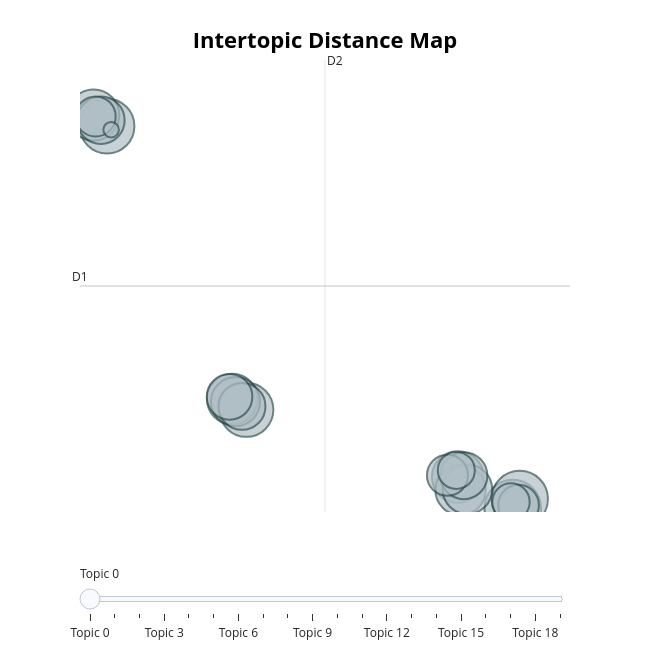

Notebook cell for this chart:
### Markdown cell above
Intertopic Distance Map

### Code cell
fig_intertopic = topic_model.visualize_topics()
fig_intertopic.show()

### Figure 1 — Plotly figure (JSON) as saved in the notebook; plotly's stock layout.template omitted (floating-point values rounded to 4 significant figures)
{"data": [{"customdata": [[0, "lemot | update | update lemot | versi | lemot update", 558], [1, "merah | indikator | lampu | hijau | indikator merah", 553], [2, "qris | gagal saldo | qris gagal | transaksi qris | gagal", 521], [3, "mobile | bca mobile | video call | call | video", 508], [4, "sim | verifikasi | verifikasi ulang | ulang | sms", 465], [5, "nama | cari | manual | scroll | search", 457], [6, "uang | tarik | bank | atm | asuransi", 450], [7, "dibuka | buka | aksesibilitas | aplikasinya | close", 441], [8, "login | mbanking | install | centang | download", 429], [9, "prioritas | nasabah | abrik | nasabah prioritas | privasi", 421], [10, "dana | saldo | masuk | gopay | uang", 393], [11, "pulsa | sms | pulsa habis | habis | aktivasi", 386], [12, "atm | ribet | banking | cabang | registrasi", 385], [13, "potongan | admin | ribu | biaya | mutasi", 363], [14, "wajah | verifikasi wajah | verifikasi | wajah gagal | muka", 294], [15, "wifi | pakai wifi | jaringan | koneksi | sinyal", 288], [16, "silakan ulangi | silakan | transaksi diproses | transfer | ulangi", 280], [17, "pemeliharaan | maintenance | jam | malam | pemeliharaan sistem", 244], [18, "otp | kode otp | kode | otp nya | otp masuk", 239], [19, "flazz | top up | up flazz | top | up", 42]], "hovertemplate": "<b>Topic %{customdata[0]}</b><br>%{customdata[1]}<br>Size: %{customdata[2]}", "legendgroup": "", "marker": {"color": "#B0BEC5", "line": {"color": "DarkSlateGrey", "width": 2}, "size": [558, 553, 521, 508, 465, 457, 450, 441, 429, 421, 393, 386, 385, 363, 294, 288, 280, 244, 239, 42], "sizemode": "area", "sizeref": 0.3488, "symbol": "circle"}, "mode": "markers", "name": "", "orientation": "v", "showlegend": false, "type": "scatter", "x": [16.55, 16.9, -3.913, 3.113, 13.77, -4.59, 2.406, 13.91, 14.26, 2.565, -4.225, 14.08, 2.889, 2.264, 13.25, 16.84, -4.49, 16.46, 13.7, -3.708], "xaxis": "x", "y": [-1.672, -1.085, 22.74, 4.607, 0.3099, 23.45, 5.297, -0.5129, -0.4665, 5.137, 23.12, 0.3987, 4.83, 5.439, 0.4245, -1.484, 23.36, -1.276, 0.7355, 22.52], "yaxis": "y"}], "layout": {"annotations": [{"showarrow": false, "text": "D1", "x": -5.278, "y": 12.52, "yshift": 10}, {"showarrow": false, "text": "D2", "x": 7.077, "xshift": 10, "y": 26.97}], "height": 650, "hoverlabel": {"bgcolor": "white", "font": {"family": "Rockwell", "size": 16}}, "legend": {"itemsizing": "constant", "tracegroupgap": 0}, "margin": {"t": 60}, "shapes": [{"line": {"color": "#CFD8DC", "width": 2}, "type": "line", "x0": 7.077, "x1": 7.077, "y0": -1.922, "y1": 26.97}, {"line": {"color": "#9E9E9E", "width": 2}, "type": "line", "x0": -5.278, "x1": 19.43, "y0": 12.52, "y1": 12.52}], "sliders": [{"active": 0, "pad": {"t": 50}, "steps": [{"args": [{"marker.color": [["red", "#B0BEC5", "#B0BEC5", "#B0BEC5", "#B0BEC5", "#B0BEC5", "#B0BEC5", "#B0BEC5", "#B0BEC5", "#B0BEC5", "#B0BEC5", "#B0BEC5", "#B0BEC5", "#B0BEC5", "#B0BEC5", "#B0BEC5", "#B0BEC5", "#B0BEC5", "#B0BEC5", "#B0BEC5"]]}], "label": "Topic 0", "method": "update"}, {"args": [{"marker.color": [["#B0BEC5", "red", "#B0BEC5", "#B0BEC5", "#B0BEC5", "#B0BEC5", "#B0BEC5", "#B0BEC5", "#B0BEC5", "#B0BEC5", "#B0BEC5", "#B0BEC5", "#B0BEC5", "#B0BEC5", "#B0BEC5", "#B0BEC5", "#B0BEC5", "#B0BEC5", "#B0BEC5", "#B0BEC5"]]}], "label": "Topic 1", "method": "update"}, {"args": [{"marker.color": [["#B0BEC5", "#B0BEC5", "red", "#B0BEC5", "#B0BEC5", "#B0BEC5", "#B0BEC5", "#B0BEC5", "#B0BEC5", "#B0BEC5", "#B0BEC5", "#B0BEC5", "#B0BEC5", "#B0BEC5", "#B0BEC5", "#B0BEC5", "#B0BEC5", "#B0BEC5", "#B0BEC5", "#B0BEC5"]]}], "label": "Topic 2", "method": "update"}, {"args": [{"marker.color": [["#B0BEC5", "#B0BEC5", "#B0BEC5", "red", "#B0BEC5", "#B0BEC5", "#B0BEC5", "#B0BEC5", "#B0BEC5", "#B0BEC5", "#B0BEC5", "#B0BEC5", "#B0BEC5", "#B0BEC5", "#B0BEC5", "#B0BEC5", "#B0BEC5", "#B0BEC5", "#B0BEC5", "#B0BEC5"]]}], "label": "Topic 3", "method": "update"}, {"args": [{"marker.color": [["#B0BEC5", "#B0BEC5", "#B0BEC5", "#B0BEC5", "red", "#B0BEC5", "#B0BEC5", "#B0BEC5", "#B0BEC5", "#B0BEC5", "#B0BEC5", "#B0BEC5", "#B0BEC5", "#B0BEC5", "#B0BEC5", "#B0BEC5", "#B0BEC5", "#B0BEC5", "#B0BEC5", "#B0BEC5"]]}], "label": "Topic 4", "method": "update"}, {"args": [{"marker.color": [["#B0BEC5", "#B0BEC5", "#B0BEC5", "#B0BEC5", "#B0BEC5", "red", "#B0BEC5", "#B0BEC5", "#B0BEC5", "#B0BEC5", "#B0BEC5", "#B0BEC5", "#B0BEC5", "#B0BEC5", "#B0BEC5", "#B0BEC5", "#B0BEC5", "#B0BEC5", "#B0BEC5", "#B0BEC5"]]}], "label": "Topic 5", "method": "update"}, {"args": [{"marker.color": [["#B0BEC5", "#B0BEC5", "#B0BEC5", "#B0BEC5", "#B0BEC5", "#B0BEC5", "red", "#B0BEC5", "#B0BEC5", "#B0BEC5", "#B0BEC5", "#B0BEC5", "#B0BEC5", "#B0BEC5", "#B0BEC5", "#B0BEC5", "#B0BEC5", "#B0BEC5", "#B0BEC5", "#B0BEC5"]]}], "label": "Topic 6", "method": "update"}, {"args": [{"marker.color": [["#B0BEC5", "#B0BEC5", "#B0BEC5", "#B0BEC5", "#B0BEC5", "#B0BEC5", "#B0BEC5", "red", "#B0BEC5", "#B0BEC5", "#B0BEC5", "#B0BEC5", "#B0BEC5", "#B0BEC5", "#B0BEC5", "#B0BEC5", "#B0BEC5", "#B0BEC5", "#B0BEC5", "#B0BEC5"]]}], "label": "Topic 7", "method": "update"}, {"args": [{"marker.color": [["#B0BEC5", "#B0BEC5", "#B0BEC5", "#B0BEC5", "#B0BEC5", "#B0BEC5", "#B0BEC5", "#B0BEC5", "red", "#B0BEC5", "#B0BEC5", "#B0BEC5", "#B0BEC5", "#B0BEC5", "#B0BEC5", "#B0BEC5", "#B0BEC5", "#B0BEC5", "#B0BEC5", "#B0BEC5"]]}], "label": "Topic 8", "method": "update"}, {"args": [{"marker.color": [["#B0BEC5", "#B0BEC5", "#B0BEC5", "#B0BEC5", "#B0BEC5", "#B0BEC5", "#B0BEC5", "#B0BEC5", "#B0BEC5", "red", "#B0BEC5", "#B0BEC5", "#B0BEC5", "#B0BEC5", "#B0BEC5", "#B0BEC5", "#B0BEC5", "#B0BEC5", "#B0BEC5", "#B0BEC5"]]}], "label": "Topic 9", "method": "update"}, {"args": [{"marker.color": [["#B0BEC5", "#B0BEC5", "#B0BEC5", "#B0BEC5", "#B0BEC5", "#B0BEC5", "#B0BEC5", "#B0BEC5", "#B0BEC5", "#B0BEC5", "red", "#B0BEC5", "#B0BEC5", "#B0BEC5", "#B0BEC5", "#B0BEC5", "#B0BEC5", "#B0BEC5", "#B0BEC5", "#B0BEC5"]]}], "label": "Topic 10", "method": "update"}, {"args": [{"marker.color": [["#B0BEC5", "#B0BEC5", "#B0BEC5", "#B0BEC5", "#B0BEC5", "#B0BEC5", "#B0BEC5", "#B0BEC5", "#B0BEC5", "#B0BEC5", "#B0BEC5", "red", "#B0BEC5", "#B0BEC5", "#B0BEC5", "#B0BEC5", "#B0BEC5", "#B0BEC5", "#B0BEC5", "#B0BEC5"]]}], "label": "Topic 11", "method": "update"}, {"args": [{"marker.color": [["#B0BEC5", "#B0BEC5", "#B0BEC5", "#B0BEC5", "#B0BEC5", "#B0BEC5", "#B0BEC5", "#B0BEC5", "#B0BEC5", "#B0BEC5", "#B0BEC5", "#B0BEC5", "red", "#B0BEC5", "#B0BEC5", "#B0BEC5", "#B0BEC5", "#B0BEC5", "#B0BEC5", "#B0BEC5"]]}], "label": "Topic 12", "method": "update"}, {"args": [{"marker.color": [["#B0BEC5", "#B0BEC5", "#B0BEC5", "#B0BEC5", "#B0BEC5", "#B0BEC5", "#B0BEC5", "#B0BEC5", "#B0BEC5", "#B0BEC5", "#B0BEC5", "#B0BEC5", "#B0BEC5", "red", "#B0BEC5", "#B0BEC5", "#B0BEC5", "#B0BEC5", "#B0BEC5", "#B0BEC5"]]}], "label": "Topic 13", "method": "update"}, {"args": [{"marker.color": [["#B0BEC5", "#B0BEC5", "#B0BEC5", "#B0BEC5", "#B0BEC5", "#B0BEC5", "#B0BEC5", "#B0BEC5", "#B0BEC5", "#B0BEC5", "#B0BEC5", "#B0BEC5", "#B0BEC5", "#B0BEC5", "red", "#B0BEC5", "#B0BEC5", "#B0BEC5", "#B0BEC5", "#B0BEC5"]]}], "label": "Topic 14", "method": "update"}, {"args": [{"marker.color": [["#B0BEC5", "#B0BEC5", "#B0BEC5", "#B0BEC5", "#B0BEC5", "#B0BEC5", "#B0BEC5", "#B0BEC5", "#B0BEC5", "#B0BEC5", "#B0BEC5", "#B0BEC5", "#B0BEC5", "#B0BEC5", "#B0BEC5", "red", "#B0BEC5", "#B0BEC5", "#B0BEC5", "#B0BEC5"]]}], "label": "Topic 15", "method": "update"}, {"args": [{"marker.color": [["#B0BEC5", "#B0BEC5", "#B0BEC5", "#B0BEC5", "#B0BEC5", "#B0BEC5", "#B0BEC5", "#B0BEC5", "#B0BEC5", "#B0BEC5", "#B0BEC5", "#B0BEC5", "#B0BEC5", "#B0BEC5", "#B0BEC5", "#B0BEC5", "red", "#B0BEC5", "#B0BEC5", "#B0BEC5"]]}], "label": "Topic 16", "method": "update"}, {"args": [{"marker.color": [["#B0BEC5", "#B0BEC5", "#B0BEC5", "#B0BEC5", "#B0BEC5", "#B0BEC5", "#B0BEC5", "#B0BEC5", "#B0BEC5", "#B0BEC5", "#B0BEC5", "#B0BEC5", "#B0BEC5", "#B0BEC5", "#B0BEC5", "#B0BEC5", "#B0BEC5", "red", "#B0BEC5", "#B0BEC5"]]}], "label": "Topic 17", "method": "update"}, {"args": [{"marker.color": [["#B0BEC5", "#B0BEC5", "#B0BEC5", "#B0BEC5", "#B0BEC5", "#B0BEC5", "#B0BEC5", "#B0BEC5", "#B0BEC5", "#B0BEC5", "#B0BEC5", "#B0BEC5", "#B0BEC5", "#B0BEC5", "#B0BEC5", "#B0BEC5", "#B0BEC5", "#B0BEC5", "red", "#B0BEC5"]]}], "label": "Topic 18", "method": "update"}, {"args": [{"marker.color": [["#B0BEC5", "#B0BEC5", "#B0BEC5", "#B0BEC5", "#B0BEC5", "#B0BEC5", "#B0BEC5", "#B0BEC5", "#B0BEC5", "#B0BEC5", "#B0BEC5", "#B0BEC5", "#B0BEC5", "#B0BEC5", "#B0BEC5", "#B0BEC5", "#B0BEC5", "#B0BEC5", "#B0BEC5", "red"]]}], "label": "Topic 19", "method": "update"}]}], "title": {"font": {"color": "Black", "size": 22}, "text": "<b>Intertopic Distance Map</b>", "x": 0.5, "xanchor": "center", "y": 0.95, "yanchor": "top"}, "width": 650, "xaxis": {"anchor": "y", "domain": [0, 1], "range": [-5.278, 19.43], "title": {"text": ""}, "visible": false}, "yaxis": {"anchor": "x", "domain": [0, 1], "range": [-1.922, 26.97], "title": {"text": ""}, "visible": false}}}
